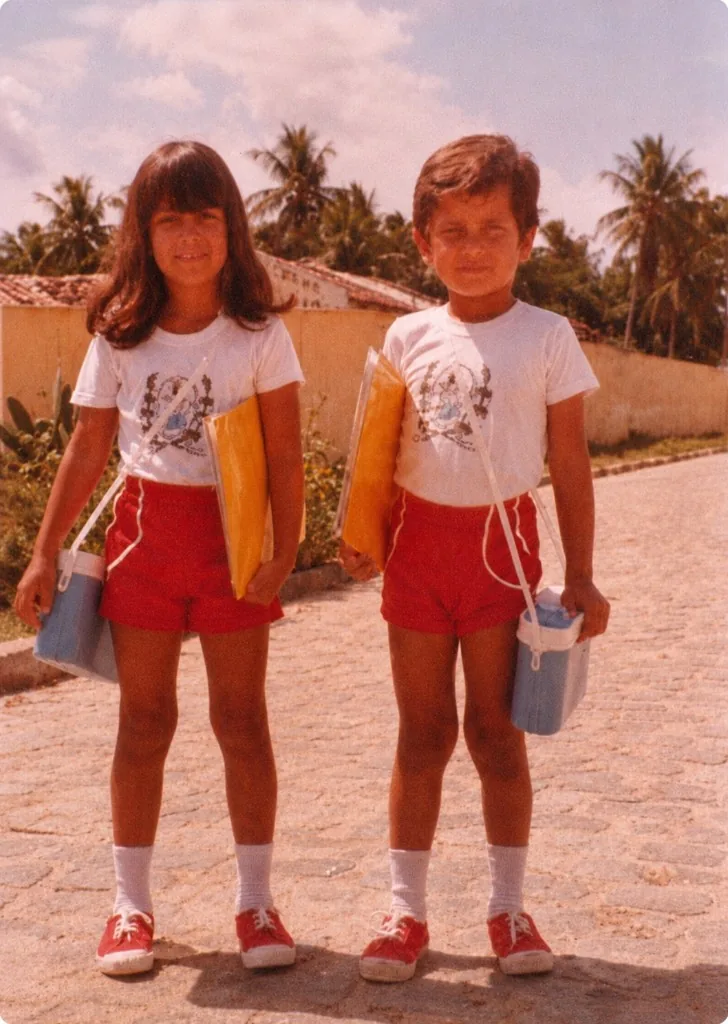
#> input picture src/assets/timeline/juventude-4.webp, 728 x 1024 px
$ python normalize-timeline-photos.py
#> lines starting #> are read from the running program, lines starting #| are printed output that depends on the picture
# -*- coding: utf-8 -*-
"""Normalize timeline photos: enhance, fit on fixed canvas without cropping."""
from pathlib import Path

from PIL import Image, ImageEnhance, ImageFilter, ImageOps

ROOT = Path(__file__).resolve().parents[1]
TIMELINE = ROOT / "src" / "assets" / "timeline"
ATTACHED = Path(
    r"C:\Users\Marketing\.cursor\projects\c-Users-Marketing-Desktop-Padre-Kelmon-kelmon-sua-voz-em-sp-main-kelmon-sua-voz-em-sp-main-pekelmon\assets\c__Users_Marketing_AppData_Roaming_Cursor_User_workspaceStorage_9bd8adcccfb1849bb80a5b51718af530_images_Juventude_padre_kelmon_4-56e9cfde-53ac-46c0-a515-33ec84aa81a8.png"
)

# Canvas único — retrato, sem cortar (letterbox)
CANVAS = (800, 1000)
BG = (245, 245, 244)  # neutro claro


def enhance(im: Image.Image) -> Image.Image:
    im = im.convert("RGB")
#> im is the input picture: PIL image 728x1024 RGB; mean R, G, B 182.5, 121.2, 106.7
    # leve melhora de nitidez/contraste sem morph de rosto
    im = ImageEnhance.Contrast(im).enhance(1.06)
    im = ImageEnhance.Color(im).enhance(1.04)
    im = ImageEnhance.Sharpness(im).enhance(1.15)
    im = im.filter(ImageFilter.UnsharpMask(radius=1.0, percent=90, threshold=3))
    return im


def fit_canvas(im: Image.Image) -> Image.Image:
    """Encaixa a imagem inteira no canvas sem cortar."""
    return ImageOps.contain(im, CANVAS, method=Image.Resampling.LANCZOS)


def pad_to_canvas(im: Image.Image) -> Image.Image:
    canvas = Image.new("RGB", CANVAS, BG)
    fitted = fit_canvas(im)
    x = (CANVAS[0] - fitted.size[0]) // 2
#> x = 44
    y = (CANVAS[1] - fitted.size[1]) // 2
#> y = 0
    canvas.paste(fitted, (x, y))
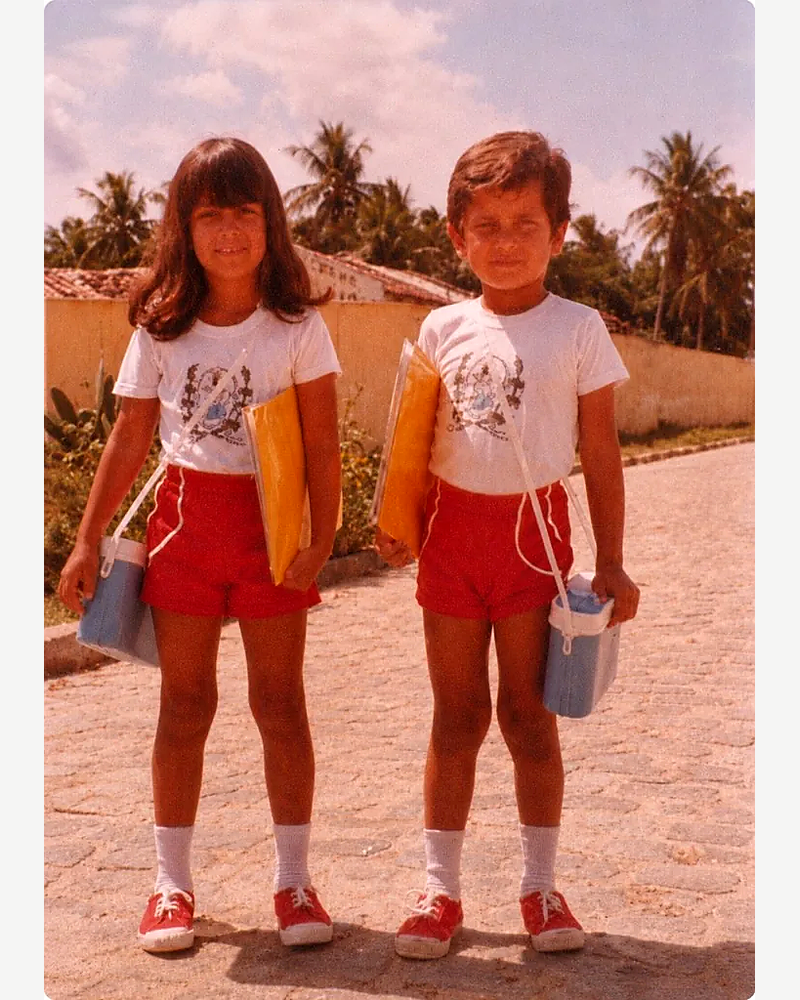
#> canvas: PIL image 800x1000 RGB; mean R, G, B 192.3, 132.5, 118.2
    return canvas


def save_webp(im: Image.Image, path: Path) -> None:
    im.save(path, "WEBP", quality=90, method=6)


def process_file(src: Path, dest: Path) -> None:
    im = enhance(Image.open(src))
    out = pad_to_canvas(im)
    save_webp(out, dest)
    print(f"OK {dest.name:20} {out.size} {dest.stat().st_size // 1024}KB")
#| OK raizes-9.webp        (800, 1000) 168KB


def main() -> None:
    TIMELINE.mkdir(parents=True, exist_ok=True)

    # 1) Processar anexada -> raizes-9 (mover de juventude)
    if ATTACHED.exists():
        process_file(ATTACHED, TIMELINE / "raizes-9.webp")
    else:
        # fallback: usar juventude-4 atual
        process_file(TIMELINE / "juventude-4.webp", TIMELINE / "raizes-9.webp")

    # 2) Reprocessar raizes 1-8
    for i in range(1, 9):
        p = TIMELINE / f"raizes-{i}.webp"
        if p.exists():
            process_file(p, p)

    # 3) Reprocessar juventude: remover 4 e renumerar 5-9 -> 4-8
    # Guardar cópias processadas em memória/temp
    juv_sources = []
    for i in range(1, 10):
        p = TIMELINE / f"juventude-{i}.webp"
        if not p.exists():
            continue
        if i == 4:
            continue  # removida (foi para raízes)
        juv_sources.append(p)

    # carregar e regravar como 1..N
    processed = []
    for p in juv_sources:
        im = pad_to_canvas(enhance(Image.open(p)))
        processed.append(im)

    # apagar antigos juventude-*
    for p in TIMELINE.glob("juventude-*.webp"):
        p.unlink()

    for idx, im in enumerate(processed, start=1):
        dest = TIMELINE / f"juventude-{idx}.webp"
        save_webp(im, dest)
        print(f"OK {dest.name:20} {im.size} {dest.stat().st_size // 1024}KB")

    # 4) Reprocessar seminário
    for p in sorted(TIMELINE.glob("seminario-*.webp")):
        process_file(p, p)

    print("done")


if __name__ == "__main__":
    main()
